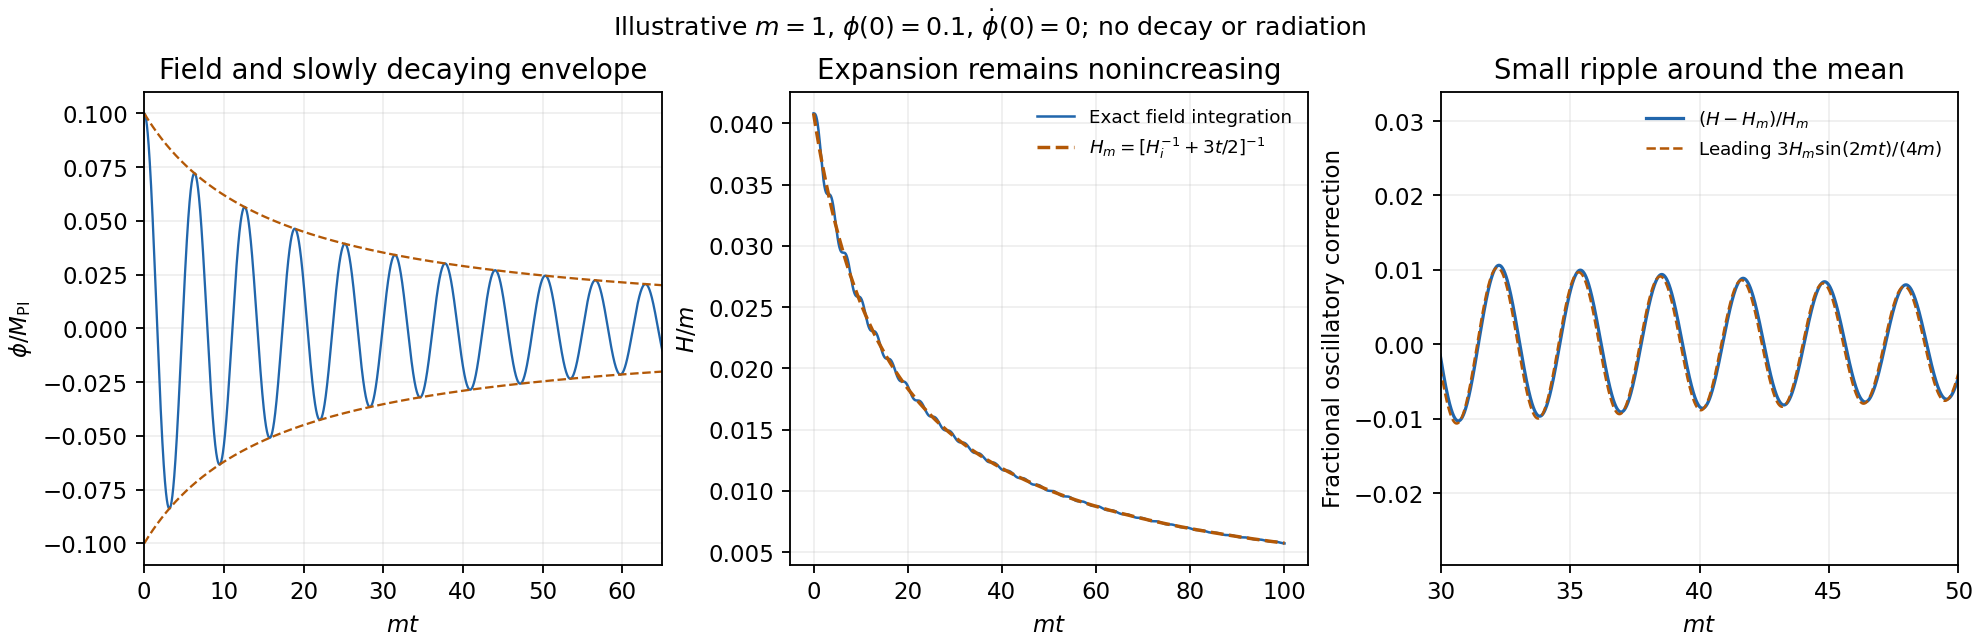

Source code (Python):
"""Quadratic scalar dynamics in reduced-Planck units; illustrative initial data.

Python 3.14, numpy, matplotlib. Output PNG basename to the current directory.
"""
import numpy as np
import matplotlib
matplotlib.use('Agg')
import matplotlib.pyplot as plt


def integrate(dt=.01, end=100., amplitude=.1):
    t=np.arange(round(end/dt)+1)*dt
    y=np.empty((len(t),2));y[0]=[amplitude,0.]
    def rhs(v):
        phi,vel=v
        hubble=np.hypot(phi,vel)/np.sqrt(6)
        return np.array([vel,-3*hubble*vel-phi])
    for i in range(len(t)-1):
        v=y[i];k1=rhs(v);k2=rhs(v+dt*k1/2);k3=rhs(v+dt*k2/2);k4=rhs(v+dt*k3)
        y[i+1]=v+dt*(k1+2*k2+2*k3+k4)/6
    return t,y


def main():
    t,y=integrate();h=np.hypot(y[:,0],y[:,1])/np.sqrt(6)
    hm=1/(1/h[0]+1.5*t);envelope=np.sqrt(6)*hm
    fig,axs=plt.subplots(1,3,figsize=(12,3.9),layout='constrained',facecolor='white')
    axs[0].plot(t,y[:,0],color='#2166ac',lw=1)
    axs[0].plot(t,envelope,color='#b35806',ls='--',lw=1)
    axs[0].plot(t,-envelope,color='#b35806',ls='--',lw=1)
    axs[0].set(xlim=(0,65),xlabel=r'$mt$',ylabel=r'$\phi/M_{\rm Pl}$',title='Field and slowly decaying envelope')
    axs[1].plot(t,h,color='#2166ac',lw=1.1,label='Exact field integration')
    axs[1].plot(t,hm,color='#b35806',ls='--',label=r'$H_m=[H_i^{-1}+3t/2]^{-1}$')
    axs[1].set(xlabel=r'$mt$',ylabel=r'$H/m$',title='Expansion remains nonincreasing')
    axs[1].legend(frameon=False,fontsize=8)
    axs[2].plot(t,(h-hm)/hm,color='#2166ac',lw=1.4,label=r'$(H-H_m)/H_m$')
    axs[2].plot(t,.75*hm*np.sin(2*t),color='#b35806',ls='--',lw=1.1,label=r'Leading $3H_m\sin(2mt)/(4m)$')
    axs[2].set(xlim=(30,50),xlabel=r'$mt$',ylabel='Fractional oscillatory correction',title='Small ripple around the mean')
    axs[2].legend(frameon=False,fontsize=8,loc='upper right')
    for ax in axs:ax.grid(alpha=.2)
    fig.suptitle(r'Illustrative $m=1$, $\phi(0)=0.1$, $\dot\phi(0)=0$; no decay or radiation',fontsize=11)
    fig.savefig('paper-1-inflaton-oscillations.png',dpi=165,facecolor='white')
    plt.close(fig)

if __name__=='__main__':
    main()
